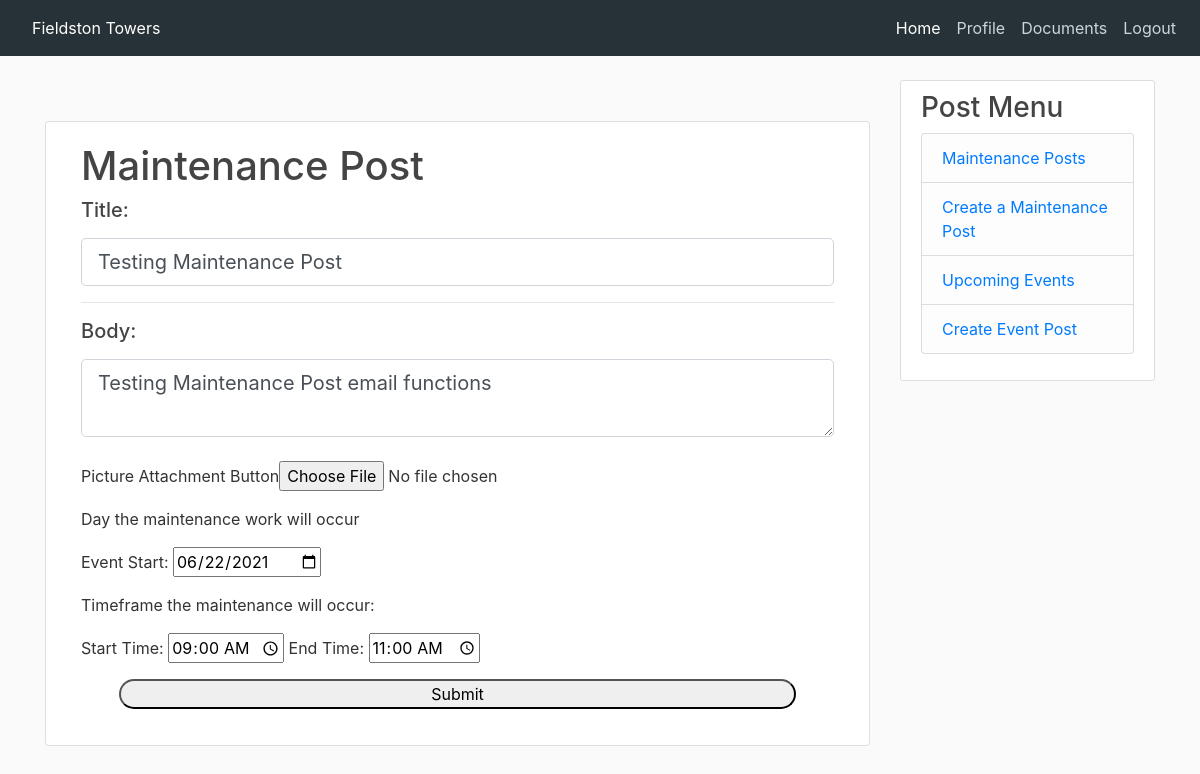
/maintenance/2/update (signed in), run on an earlier commit of the app's database.
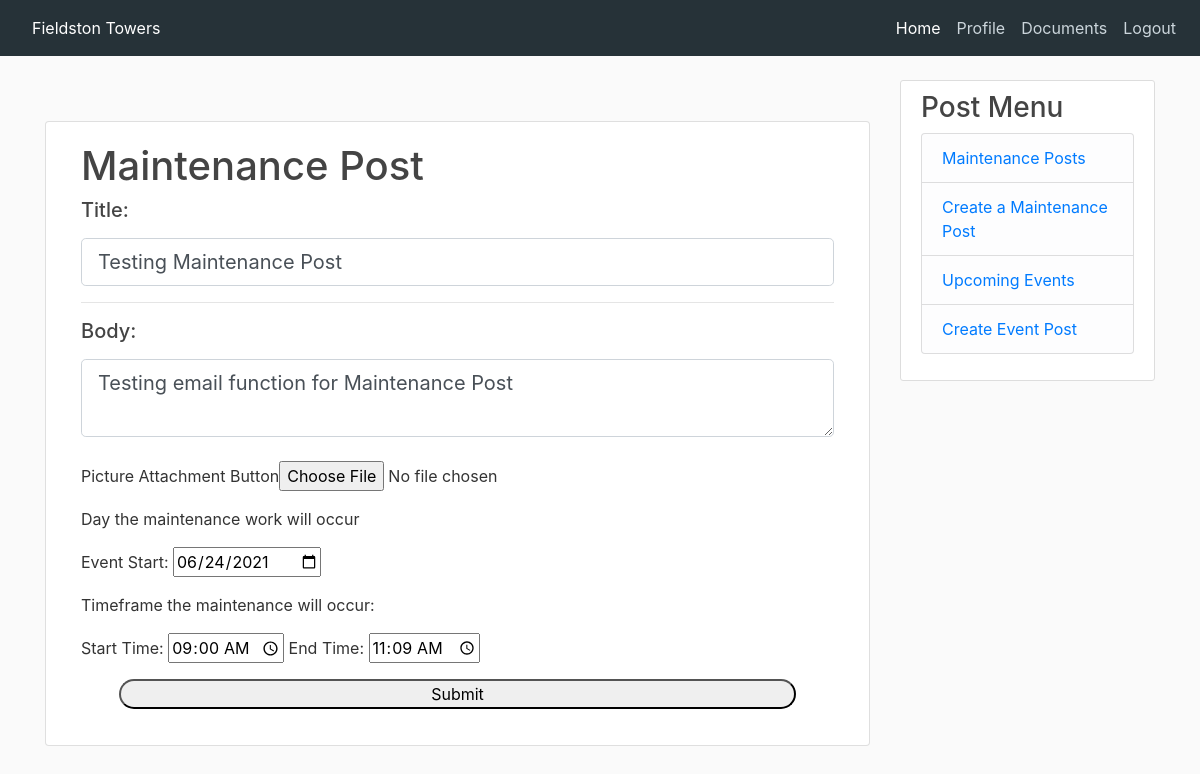
And on a later commit of the database.
### app/models.py (models this page shows)
class Maintenance(db.Model):
    id = db.Column(db.Integer, primary_key=True)
    maintenance_img = db.Column(db.String(20), nullable=False, default='default.jpg')
    title = db.Column(db.String(120))
    body = db.Column(db.String)
    start = db.Column(db.Time)
    end = db.Column(db.Time)
    date = db.Column(db.DateTime)
    timestamp = db.Column(db.DateTime, default=datetime.utcnow())
    user_id = db.Column(db.Integer, db.ForeignKey('user.id'))

### app/routes.py (the view)
@app.route("/maintenance/<int:post_id>/update", methods=['GET', 'POST'])
@login_required
def maintenance_update(post_id):
    post = Maintenance.query.get_or_404(post_id)
    if post.author != current_user:
        abort(403)
    form = MaintenanceForm()
    if form.validate_on_submit():
        post.title = form.title.data
        post.body = form.body.data
        if form.img.data:
            picture_file = save_picture(form.img.data, 3)
            post.img = picture_file
        post.start = form.start_at.data
        post.end = form.end_at.data
        post.date = form.date.data
        db.session.commit()
        flash('Your post has been updated!', 'success')
        return redirect(url_for('home'))
    elif request.method == 'GET':
        form.title.data = post.title
        form.body.data = post.body
        form.start_at.data = post.start
        form.end_at.data = post.end
        form.date.data = post.date
    return render_template('maintenance_form.html', title='Update Post',
                           form=form, legend='Update Post')

### app/forms.py
class MaintenanceForm(FlaskForm):
    title = StringField('Title:', validators=[DataRequired()])
    body = TextAreaField('Body:', validators=[DataRequired()])
    img = FileField('Post pic', validators=[FileAllowed(['jpg', 'png'])])
    date = DateField('Date of Event:', validators=[DataRequired()])
    start_at = TimeField('Start at')
    end_at = TimeField('End at')
    submit = SubmitField('Submit')

### app/models.py (called while the page is built)
@login.user_loader
def load_user(id):
    return User.query.get(int(id))

### app/templates/maintenance_form.html (shortened to what this page needs)
{% extends "base_login.html" %}
{% block content %}
<main>
    <div class="container topSpace">
        <form action="" method="post" enctype="multipart/form-data">
            <div class="card container">
                <div class="card-body">
                    <h1>Maintenance Post</h1>
                    <div class="form-group">
                        <h5>{{ form.title.label(class="form-control-label") }}</h5>
                        {% if form.title.errors %}
                        {{ form.title(class="form-control form-control-lg is-invalid") }}
                        <div class="invalid-feedback">
                            {% for error in form.title.errors %}
                            <span>{{ error }}</span>
                            {% endfor %}
                        </div>
                        {% else %}
                        {{ form.title(class="form-control form-control-lg") }}
                        {% endif %}
                    </div>
                    <hr>
                    <h5>{{ form.body.label(class="form-control-label") }}</h5>
                    {% if form.body.errors %}
                    {{ form.body(class="form-control form-control-lg is-invalid") }}
                    <div class="invalid-feedback">
                        {% for error in form.body.errors %}
                        <span>{{ error }}</span>
                        {% endfor %}
                    </div>
                    {% else %}
                    {{ form.body(class="form-control form-control-lg") }}
                    {% endif %}
                    <br>
                    <p>Picture Attachment Button{{ form.img() }}</p>
                    <div class="dateTime">
                        <p class="textStyles">Day the maintenance work will occur</p>
                        <p class="textStyles">Event Start: {{ form.date}}</p>
                        <p class="textStyles">Timeframe the maintenance will occur:</p>
                        <p class="textStyles">Start Time: {{ form.start_at }} End Time: {{
                            form.end_at }}</p>
                    </div>
                    <p>{{ form.submit(class = 'buttonStyle') }}</p>
                </div>
            </div>
        </form>
    </div>
</main>
{% endblock %}

What changed in the data, as far as the page shows it:
changed Maintenance "Testing Maintenance Post": body "Testing Maintenance Post email functions" → "Testing email function for Maintenance Post"; date "06/22/2021" → "06/24/2021"
Also different on the page:
form field end_at: "11:00" → "11:09"
